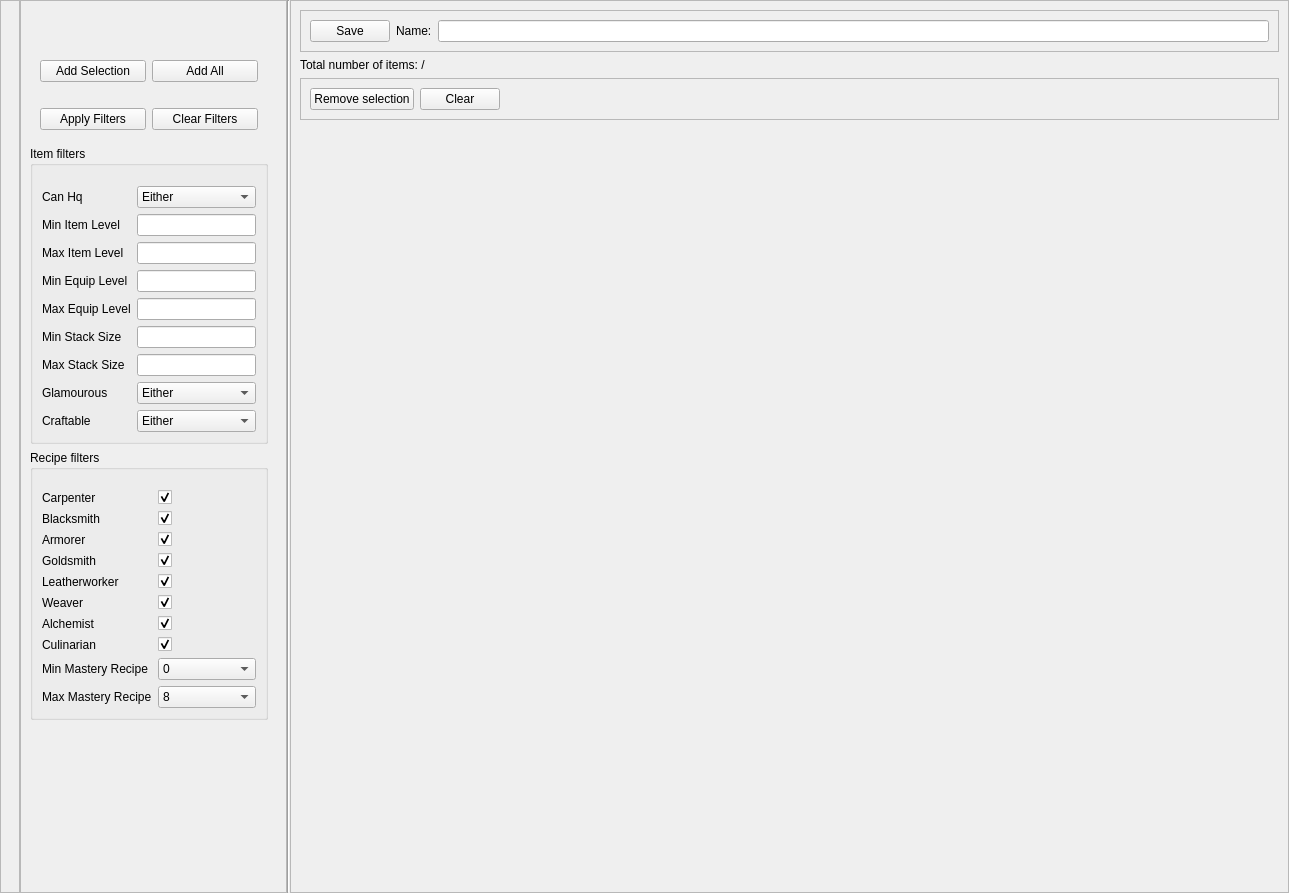
<?xml version="1.0" encoding="UTF-8"?>
<ui version="4.0">
 <class>Form</class>
 <widget class="QWidget" name="Form">
  <property name="geometry">
   <rect>
    <x>0</x>
    <y>0</y>
    <width>1289</width>
    <height>893</height>
   </rect>
  </property>
  <property name="windowTitle">
   <string>Form</string>
  </property>
  <layout class="QHBoxLayout" name="horizontalLayout" stretch="0,0,0,1">
   <property name="spacing">
    <number>0</number>
   </property>
   <property name="leftMargin">
    <number>0</number>
   </property>
   <property name="topMargin">
    <number>0</number>
   </property>
   <property name="rightMargin">
    <number>0</number>
   </property>
   <property name="bottomMargin">
    <number>0</number>
   </property>
   <item>
    <widget class="QFrame" name="menuFrame">
     <property name="frameShape">
      <enum>QFrame::StyledPanel</enum>
     </property>
     <property name="frameShadow">
      <enum>QFrame::Raised</enum>
     </property>
     <layout class="QVBoxLayout" name="leftLayout">
      <item>
       <widget class="QWidget" name="itemListTablePlaceholder" native="true"/>
      </item>
     </layout>
    </widget>
   </item>
   <item>
    <widget class="QFrame" name="menuFrame2">
     <property name="frameShape">
      <enum>QFrame::StyledPanel</enum>
     </property>
     <property name="frameShadow">
      <enum>QFrame::Raised</enum>
     </property>
     <layout class="QVBoxLayout" name="verticalLayout" stretch="0,0,0,0,0,1">
      <property name="rightMargin">
       <number>18</number>
      </property>
      <item>
       <spacer name="verticalSpacer">
        <property name="orientation">
         <enum>Qt::Vertical</enum>
        </property>
        <property name="sizeHint" stdset="0">
         <size>
          <width>20</width>
          <height>40</height>
         </size>
        </property>
       </spacer>
      </item>
      <item>
       <widget class="QFrame" name="frame_4">
        <property name="styleSheet">
         <string notr="true">QFrame{background-color: rgba(255, 255, 255, 0);}</string>
        </property>
        <property name="frameShape">
         <enum>QFrame::StyledPanel</enum>
        </property>
        <property name="frameShadow">
         <enum>QFrame::Raised</enum>
        </property>
        <layout class="QHBoxLayout" name="horizontalLayout_2">
         <item>
          <widget class="QPushButton" name="addSelectionButton">
           <property name="text">
            <string>Add Selection</string>
           </property>
          </widget>
         </item>
         <item>
          <widget class="QPushButton" name="addAllButton">
           <property name="text">
            <string>Add All</string>
           </property>
          </widget>
         </item>
        </layout>
       </widget>
      </item>
      <item>
       <widget class="QFrame" name="frame_5">
        <property name="styleSheet">
         <string notr="true">QFrame{background-color: rgba(255, 255, 255, 0);}</string>
        </property>
        <property name="frameShape">
         <enum>QFrame::StyledPanel</enum>
        </property>
        <property name="frameShadow">
         <enum>QFrame::Raised</enum>
        </property>
        <layout class="QHBoxLayout" name="horizontalLayout_3">
         <item>
          <widget class="QPushButton" name="applyFiltersButton">
           <property name="text">
            <string>Apply Filters</string>
           </property>
          </widget>
         </item>
         <item>
          <widget class="QPushButton" name="clearFiltersButton">
           <property name="text">
            <string>Clear Filters</string>
           </property>
          </widget>
         </item>
        </layout>
       </widget>
      </item>
      <item>
       <widget class="QGroupBox" name="itemFilterBox">
        <property name="title">
         <string>Item filters</string>
        </property>
        <layout class="QFormLayout" name="formLayout">
         <property name="topMargin">
          <number>20</number>
         </property>
         <item row="0" column="0">
          <widget class="QLabel" name="canHqLabel">
           <property name="text">
            <string>Can Hq</string>
           </property>
          </widget>
         </item>
         <item row="0" column="1">
          <widget class="QComboBox" name="canHqDD">
           <item>
            <property name="text">
             <string>Either</string>
            </property>
           </item>
           <item>
            <property name="text">
             <string>Can Hq</string>
            </property>
           </item>
           <item>
            <property name="text">
             <string>Cannot Hq</string>
            </property>
           </item>
          </widget>
         </item>
         <item row="1" column="0">
          <widget class="QLabel" name="minItemLevelLabel">
           <property name="text">
            <string>Min Item Level</string>
           </property>
          </widget>
         </item>
         <item row="1" column="1">
          <widget class="QLineEdit" name="minItemLevelEdit"/>
         </item>
         <item row="2" column="0">
          <widget class="QLabel" name="maxItemLevelLabel">
           <property name="text">
            <string>Max Item Level</string>
           </property>
          </widget>
         </item>
         <item row="2" column="1">
          <widget class="QLineEdit" name="maxItemLevelEdit"/>
         </item>
         <item row="7" column="0">
          <widget class="QLabel" name="glamourousLabel">
           <property name="text">
            <string>Glamourous</string>
           </property>
          </widget>
         </item>
         <item row="7" column="1">
          <widget class="QComboBox" name="glamourousDD">
           <item>
            <property name="text">
             <string>Either</string>
            </property>
           </item>
           <item>
            <property name="text">
             <string>Glamourous</string>
            </property>
           </item>
           <item>
            <property name="text">
             <string>Not Glamourous</string>
            </property>
           </item>
          </widget>
         </item>
         <item row="5" column="0">
          <widget class="QLabel" name="minStackSizeLabel">
           <property name="text">
            <string>Min Stack Size</string>
           </property>
          </widget>
         </item>
         <item row="5" column="1">
          <widget class="QLineEdit" name="minStackSizeEdit"/>
         </item>
         <item row="8" column="0">
          <widget class="QLabel" name="craftableLabel">
           <property name="text">
            <string>Craftable</string>
           </property>
          </widget>
         </item>
         <item row="8" column="1">
          <widget class="QComboBox" name="craftableDD">
           <item>
            <property name="text">
             <string>Either</string>
            </property>
           </item>
           <item>
            <property name="text">
             <string>Craftable</string>
            </property>
           </item>
           <item>
            <property name="text">
             <string>Not Craftable</string>
            </property>
           </item>
          </widget>
         </item>
         <item row="3" column="0">
          <widget class="QLabel" name="minEquipLevelLabel">
           <property name="text">
            <string>Min Equip Level</string>
           </property>
          </widget>
         </item>
         <item row="4" column="0">
          <widget class="QLabel" name="maxEquipLevelLabel">
           <property name="text">
            <string>Max Equip Level</string>
           </property>
          </widget>
         </item>
         <item row="3" column="1">
          <widget class="QLineEdit" name="minEquipLevelEdit"/>
         </item>
         <item row="4" column="1">
          <widget class="QLineEdit" name="maxEquipLevelEdit"/>
         </item>
         <item row="6" column="0">
          <widget class="QLabel" name="maxStackSizeLabel">
           <property name="text">
            <string>Max Stack Size</string>
           </property>
          </widget>
         </item>
         <item row="6" column="1">
          <widget class="QLineEdit" name="maxStackSizeEdit"/>
         </item>
        </layout>
       </widget>
      </item>
      <item>
       <widget class="QGroupBox" name="recipeFIlterBox">
        <property name="title">
         <string>Recipe filters</string>
        </property>
        <layout class="QFormLayout" name="formLayout_2">
         <property name="topMargin">
          <number>20</number>
         </property>
         <item row="1" column="0">
          <widget class="QLabel" name="carpenterLabel">
           <property name="text">
            <string>Carpenter</string>
           </property>
          </widget>
         </item>
         <item row="1" column="1">
          <widget class="QCheckBox" name="carpenterCB">
           <property name="text">
            <string/>
           </property>
           <property name="checked">
            <bool>true</bool>
           </property>
          </widget>
         </item>
         <item row="2" column="0">
          <widget class="QLabel" name="blacksmithLabel">
           <property name="text">
            <string>Blacksmith</string>
           </property>
          </widget>
         </item>
         <item row="2" column="1">
          <widget class="QCheckBox" name="blacksmithCB">
           <property name="text">
            <string/>
           </property>
           <property name="checked">
            <bool>true</bool>
           </property>
          </widget>
         </item>
         <item row="3" column="0">
          <widget class="QLabel" name="armorerLabel">
           <property name="text">
            <string>Armorer</string>
           </property>
          </widget>
         </item>
         <item row="3" column="1">
          <widget class="QCheckBox" name="armorerCB">
           <property name="text">
            <string/>
           </property>
           <property name="checked">
            <bool>true</bool>
           </property>
          </widget>
         </item>
         <item row="4" column="0">
          <widget class="QLabel" name="goldsmithLabel">
           <property name="text">
            <string>Goldsmith</string>
           </property>
          </widget>
         </item>
         <item row="4" column="1">
          <widget class="QCheckBox" name="goldsmithCB">
           <property name="text">
            <string/>
           </property>
           <property name="checked">
            <bool>true</bool>
           </property>
          </widget>
         </item>
         <item row="5" column="0">
          <widget class="QLabel" name="leatherworkerLabel">
           <property name="text">
            <string>Leatherworker</string>
           </property>
          </widget>
         </item>
         <item row="5" column="1">
          <widget class="QCheckBox" name="leatherworkerCB">
           <property name="text">
            <string/>
           </property>
           <property name="checked">
            <bool>true</bool>
           </property>
          </widget>
         </item>
         <item row="6" column="0">
          <widget class="QLabel" name="weaverLabel">
           <property name="text">
            <string>Weaver</string>
           </property>
          </widget>
         </item>
         <item row="6" column="1">
          <widget class="QCheckBox" name="weaverCB">
           <property name="text">
            <string/>
           </property>
           <property name="checked">
            <bool>true</bool>
           </property>
          </widget>
         </item>
         <item row="7" column="0">
          <widget class="QLabel" name="alchemistLabel">
           <property name="text">
            <string>Alchemist</string>
           </property>
          </widget>
         </item>
         <item row="7" column="1">
          <widget class="QCheckBox" name="alchemistCB">
           <property name="text">
            <string/>
           </property>
           <property name="checked">
            <bool>true</bool>
           </property>
          </widget>
         </item>
         <item row="8" column="0">
          <widget class="QLabel" name="culinarianLabel">
           <property name="text">
            <string>Culinarian</string>
           </property>
          </widget>
         </item>
         <item row="8" column="1">
          <widget class="QCheckBox" name="culinarianCB">
           <property name="text">
            <string/>
           </property>
           <property name="checked">
            <bool>true</bool>
           </property>
          </widget>
         </item>
         <item row="9" column="0">
          <widget class="QLabel" name="minMasteryLabel">
           <property name="text">
            <string>Min Mastery Recipe</string>
           </property>
          </widget>
         </item>
         <item row="9" column="1">
          <widget class="QComboBox" name="minMasteryDD">
           <item>
            <property name="text">
             <string>0</string>
            </property>
           </item>
           <item>
            <property name="text">
             <string>1</string>
            </property>
           </item>
           <item>
            <property name="text">
             <string>2</string>
            </property>
           </item>
           <item>
            <property name="text">
             <string>3</string>
            </property>
           </item>
           <item>
            <property name="text">
             <string>4</string>
            </property>
           </item>
           <item>
            <property name="text">
             <string>5</string>
            </property>
           </item>
           <item>
            <property name="text">
             <string>6</string>
            </property>
           </item>
           <item>
            <property name="text">
             <string>7</string>
            </property>
           </item>
           <item>
            <property name="text">
             <string>8</string>
            </property>
           </item>
          </widget>
         </item>
         <item row="10" column="0">
          <widget class="QLabel" name="maxMasteryLabel">
           <property name="text">
            <string>Max Mastery Recipe</string>
           </property>
          </widget>
         </item>
         <item row="10" column="1">
          <widget class="QComboBox" name="maxMasteryDD">
           <property name="currentIndex">
            <number>8</number>
           </property>
           <item>
            <property name="text">
             <string>0</string>
            </property>
           </item>
           <item>
            <property name="text">
             <string>1</string>
            </property>
           </item>
           <item>
            <property name="text">
             <string>2</string>
            </property>
           </item>
           <item>
            <property name="text">
             <string>3</string>
            </property>
           </item>
           <item>
            <property name="text">
             <string>4</string>
            </property>
           </item>
           <item>
            <property name="text">
             <string>5</string>
            </property>
           </item>
           <item>
            <property name="text">
             <string>6</string>
            </property>
           </item>
           <item>
            <property name="text">
             <string>7</string>
            </property>
           </item>
           <item>
            <property name="text">
             <string>8</string>
            </property>
           </item>
          </widget>
         </item>
        </layout>
       </widget>
      </item>
      <item>
       <spacer name="verticalSpacer_2">
        <property name="orientation">
         <enum>Qt::Vertical</enum>
        </property>
        <property name="sizeHint" stdset="0">
         <size>
          <width>20</width>
          <height>40</height>
         </size>
        </property>
       </spacer>
      </item>
     </layout>
    </widget>
   </item>
   <item>
    <widget class="Line" name="line">
     <property name="orientation">
      <enum>Qt::Vertical</enum>
     </property>
    </widget>
   </item>
   <item>
    <widget class="QFrame" name="rightFrame">
     <property name="frameShape">
      <enum>QFrame::StyledPanel</enum>
     </property>
     <property name="frameShadow">
      <enum>QFrame::Raised</enum>
     </property>
     <layout class="QVBoxLayout" name="rightLayout" stretch="0,0,0,1">
      <item>
       <widget class="QFrame" name="frame_6">
        <property name="frameShape">
         <enum>QFrame::StyledPanel</enum>
        </property>
        <property name="frameShadow">
         <enum>QFrame::Raised</enum>
        </property>
        <layout class="QHBoxLayout" name="horizontalLayout_4">
         <item>
          <widget class="QPushButton" name="saveButton">
           <property name="text">
            <string>Save</string>
           </property>
          </widget>
         </item>
         <item>
          <widget class="QLabel" name="saveNameLabel">
           <property name="text">
            <string>Name:</string>
           </property>
          </widget>
         </item>
         <item>
          <widget class="QLineEdit" name="saveNameEdit"/>
         </item>
        </layout>
       </widget>
      </item>
      <item>
       <widget class="QLabel" name="label">
        <property name="text">
         <string>Total number of items: /</string>
        </property>
       </widget>
      </item>
      <item>
       <widget class="QFrame" name="clearFrame">
        <property name="frameShape">
         <enum>QFrame::StyledPanel</enum>
        </property>
        <property name="frameShadow">
         <enum>QFrame::Raised</enum>
        </property>
        <layout class="QHBoxLayout" name="horizontalLayout_5">
         <item>
          <widget class="QPushButton" name="removeSelectionButton">
           <property name="text">
            <string>Remove selection</string>
           </property>
          </widget>
         </item>
         <item>
          <widget class="QPushButton" name="clearButton">
           <property name="text">
            <string>Clear</string>
           </property>
          </widget>
         </item>
         <item>
          <spacer name="horizontalSpacer">
           <property name="orientation">
            <enum>Qt::Horizontal</enum>
           </property>
           <property name="sizeHint" stdset="0">
            <size>
             <width>40</width>
             <height>20</height>
            </size>
           </property>
          </spacer>
         </item>
        </layout>
       </widget>
      </item>
      <item>
       <widget class="QWidget" name="listItemListPlaceholder" native="true"/>
      </item>
     </layout>
    </widget>
   </item>
  </layout>
 </widget>
 <resources/>
 <connections/>
</ui>
